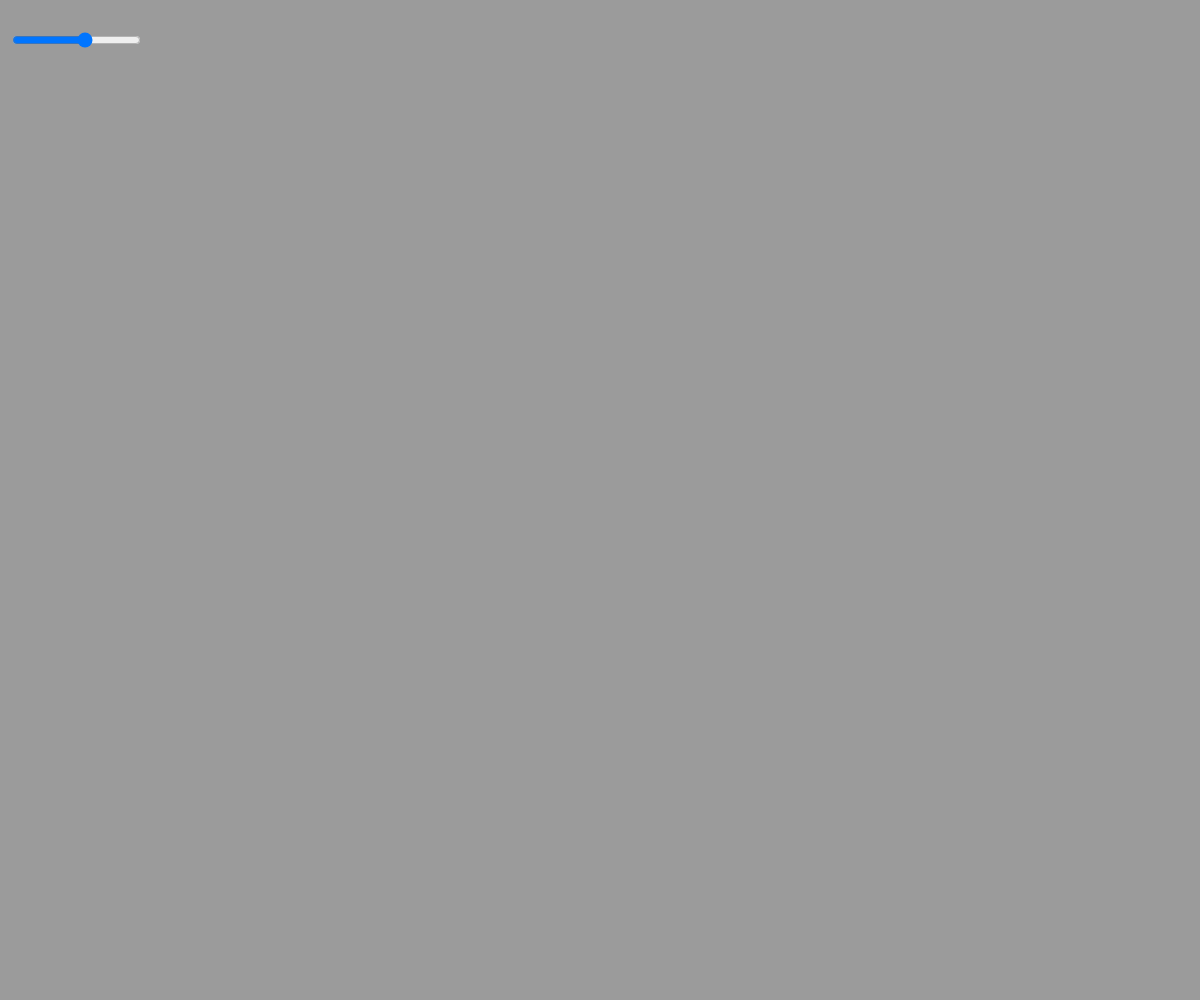
Frame 1 (no input)
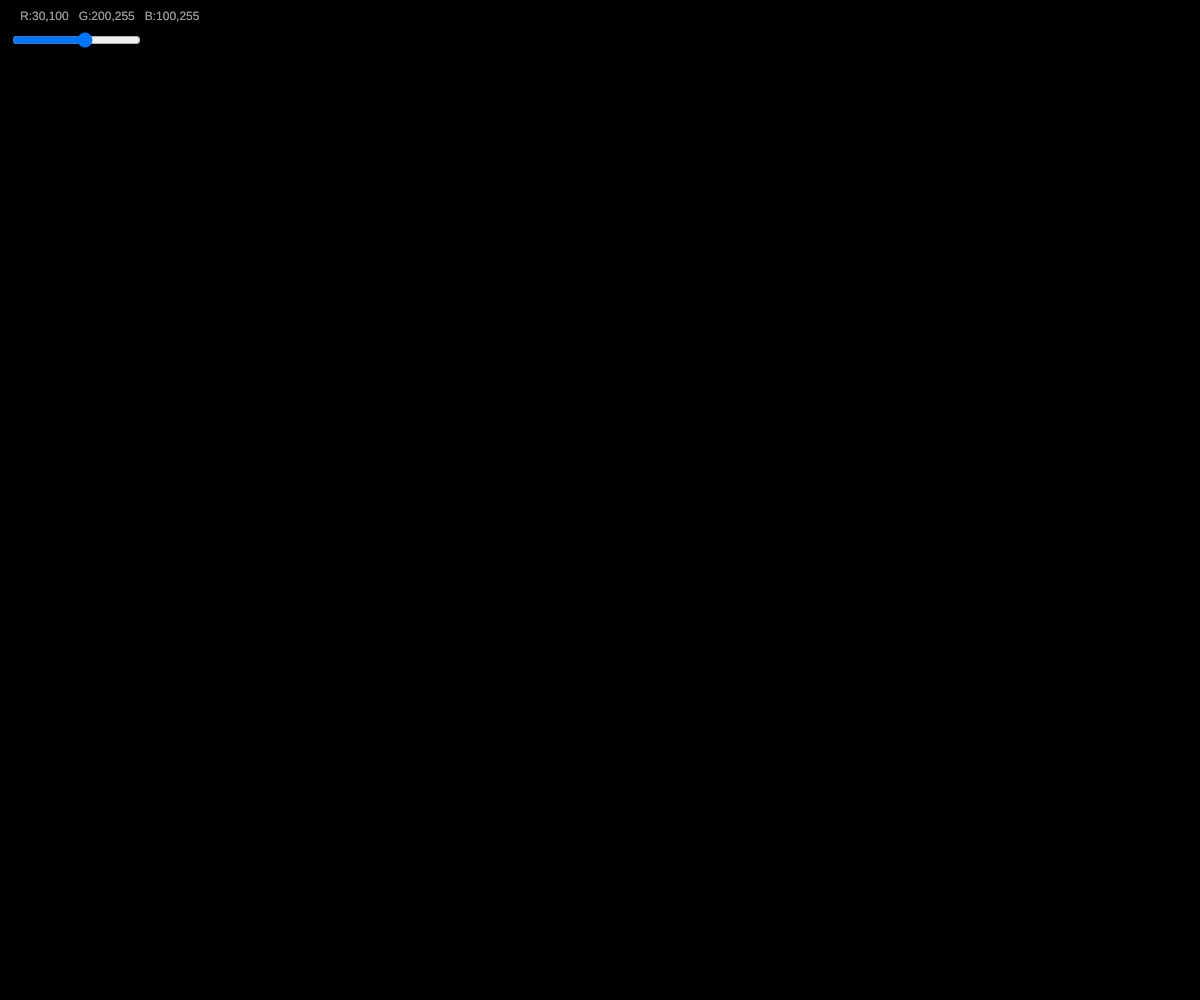
Frame 60 (no input)
Frame 120 (the mouse pressed at the canvas centre since frame 60): identical to frame 60, image omitted

The p5.js sketch that drew these frames (run headless with seeded random() and noise() and a simulated clock; from frame 60 on, the mouse is pressed at the canvas centre):

// p5.js sketch
// ── sketch.js
var gravity =0.2;
var particles=[];
var rslider1;
var rslider2;
var gslider1;
var gslider2;
var bslider1;
var bslider2;
var ball;

function Particle(x,y,colors,r){
  this.x=x;
  this.y=y;
  this.colors=colors;
  this.yspeed=0;
  this.r=r;
  this.update=function(){
    this.y +=this.yspeed;
    this.yspeed +=this.r/100;
    
    if(this.y>height){
      this.y = height;
      this.yspeed*=this.r/200-1;
    }
  }
  this.show = function(){
    noStroke();
    fill(this.colors);
    ellipse(this.x,this.y,random(this.r));
  }
}


function setup() {
  createCanvas(windowWidth,windowHeight);
   rslider1=createSlider(0,255,30);
   rslider2=createSlider(0,255,100);
   gslider1=createSlider(0,255,200);
   gslider2=createSlider(0,255,255);
   bslider1=createSlider(0,255,100);
   bslider2=createSlider(0,255,255);
   
   
   ball=createSlider(width/400,width/24,width/40);
   ball.position(10,30);
   ball.style("z-index","1000");
   
}

function windowResized(){
  resizeCanvas(windowWidth,windowHeight);
}
function mouseDragged(){
  particles.push(
      new Particle(
        mouseX,
        mouseY,
        color(round(random(rslider1.value(),rslider2.value())),round(random(gslider1.value(),gslider2.value())),round(random(bslider1.value(),bslider2.value()))),
        ball.value()
        )
      );
}

function draw() {
   rslider1.html(0,rslider2.value(),10);
   fill(255);
   text("R:"+rslider1.value()+","+rslider2.value()+"   G:"+gslider1.value()+","+gslider2.value()+"   B:"+bslider1.value()+","+bslider2.value(),20,20);

   
   rslider2.html(rslider1.value(),255,rslider1.value());
   gslider1.html(0,gslider1.value(),10);
   gslider2.html(rslider1.value(),255,gslider1.value());
   bslider1.html(0,bslider1.value(),10);
   bslider2.html(rslider1.value(),255,bslider1.value());
    background(0,100);
    for(var i=0;i<particles.length;i++){
      particles[i].update();
      particles[i].show();
    }
    
  for(var i=0;i<touches.length;i++){
    var singleTouch=touches[i];
    particles.push(
      new Particle(
        singleTouch.x,
        singleTouch.y,
        color(round(random(rslider1.value(),rslider2.value())),round(random(gslider1.value(),gslider2.value())),round(random(bslider1.value(),bslider2.value()))),
        ball.value()
        )
      );
  }
}
// ── down.html
<!DOCTYPE html>
<html lang="zh-CN">
  <head>
    <meta charset="utf-8">
    <meta http-equiv="X-UA-Compatible" content="IE=edge">
    <meta name="viewport" content="width=device-width, initial-scale=1">

      
    <title>Cultruriot Page</title>
    <link rel="stylesheet" href="https://cdn.bootcss.com/bootstrap/3.3.7/css/bootstrap.min.css" integrity="sha384-BVYiiSIFeK1dGmJRAkycuHAHRg32OmUcww7on3RYdg4Va+PmSTsz/K68vbdEjh4u" crossorigin="anonymous">
    <link rel="stylesheet" href="https://cdn.bootcss.com/bootstrap/3.3.7/css/bootstrap-theme.min.css" integrity="sha384-rHyoN1iRsVXV4nD0JutlnGaslCJuC7uwjduW9SVrLvRYooPp2bWYgmgJQIXwl/Sp" crossorigin="anonymous">

    <!-- HTML5 shim and Respond.js for IE8 support of HTML5 elements and media queries -->
    <!-- WARNING: Respond.js doesn't work if you view the page via file:// -->
    <!--[if lt IE 9]>
      <script src="https://cdn.bootcss.com/html5shiv/3.7.3/html5shiv.min.js"></script>
      <script src="https://cdn.bootcss.com/respond.js/1.4.2/respond.min.js"></script>
    <![endif]-->
    
  </head>
  <body style="background:#000;">
 
   
<!--    <ul class="nav nav-tabs  nav-justified">-->
  
    
    <div class="jumbotron" style="background-size:cover;background-image: url(bg.jpg);width:100%;padding-bottom: 42%;text-align: center">
      <h1 style="color:#fff"></h1>
      <br/>
      <br/>
      <br/>
      <br/>
      <br/>
      <br/>
      <p><a class="btn btn-primary btn-lg" href="#" role="button" style="background: #000;color:#5195d1;width:32%;height:32%;">Download<br/></a></p>
    </div>

    <!-- jQuery (necessary for Bootstrap's JavaScript plugins) -->
    <script src="https://cdn.bootcss.com/jquery/1.12.4/jquery.min.js"></script>
    <!-- Include all compiled plugins (below), or include individual files as needed -->
<!--    <script src="js/bootstrap.min.js"></script>-->
 
<!-- 最新的 Bootstrap 核心 JavaScript 文件 -->
<script src="https://cdn.bootcss.com/bootstrap/3.3.7/js/bootstrap.min.js" integrity="sha384-Tc5IQib027qvyjSMfHjOMaLkfuWVxZxUPnCJA7l2mCWNIpG9mGCD8wGNIcPD7Txa" crossorigin="anonymous"></script>
   
  </body>
</html>
